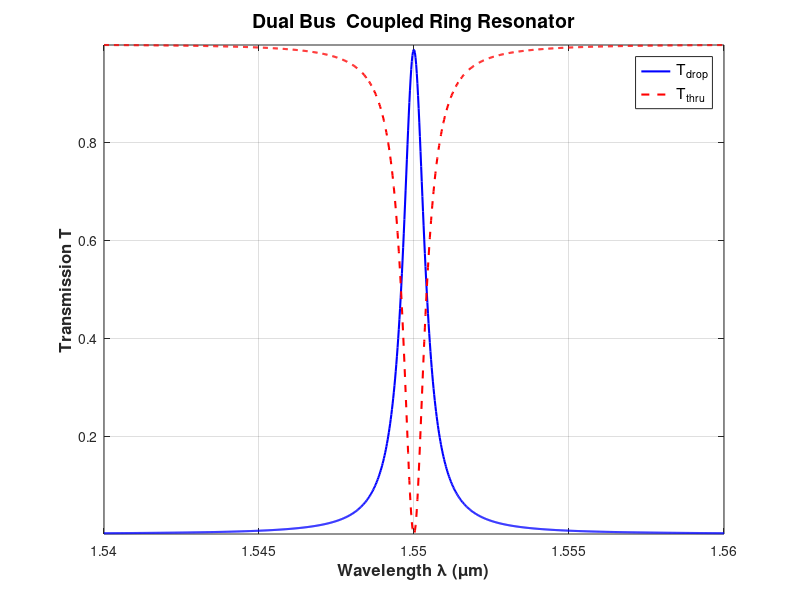

Write MATLAB code to recreate this figure.
clear; clc; close all;

a = 0.22;
R = 2.8876;
L = R*2*pi;
n0 = 1;
n1 = 2;
wave_range = linspace(1.54, 1.56, 1000);

% Parameters
y = 0.98;               % y = cos(kl)
z = sin(acos(y));       % z = sin(kl)

% Solve waveguide at each wavelength
N = length(wave_range);
beta_vec = zeros(1, N);
alpha_vec = zeros(1, N);

for i = 1:N
    lambda = wave_range(i);
    k = 2*pi/lambda;
    v = k*a*sqrt(n1^2 - n0^2);
    eq = @(b) v*sqrt(1-b) - atan(sqrt(b./(1-b)));
    b = fzero(eq, [0, 0.999]);
    ne = sqrt(n0^2 + b*(n1^2 - n0^2));
    beta = k*ne;
    beta_vec(i) = beta;
    kappa = sqrt(k^2*n1^2 - beta^2);
    sigma = sqrt(beta^2 - k^2*n0^2);

    % Marcus Approx
    alpha = 0.5*(sigma^2 / (beta*(sigma*a+1)) * kappa^2 / (k^2*(n1^2-n0^2)) ...
        * exp(2*sigma*a) * exp(-2*beta*R*atanh(sigma/beta) + 2*R*sigma));
    alpha_vec(i) = alpha;
end

T_drop = zeros(1, N);
T_thru = zeros(1, N);

for i = 1:N
    Delta = exp(-1j*beta_vec(i)*L/2) * exp(-alpha_vec(i)*L/2);
    denominator = 1- y^2*Delta^2;

    T_drop(i) = z^4 * abs(Delta)^2 / abs(denominator)^2;
    T_thru(i) = y^2 * abs(1 - Delta^2)^2 / abs(denominator)^2;
end

figure;
plot(wave_range, T_drop, 'b-', 'LineWidth', 1.5); hold on;
plot(wave_range, T_thru, 'r--', 'LineWidth', 1.5);
xlabel('Wavelength \lambda (\mum)', 'FontSize', 12, 'FontWeight', 'bold');
ylabel('Transmission T', 'FontSize', 12, 'FontWeight', 'bold');
legend('T_{drop}', 'T_{thru}', 'Location', 'best', 'FontSize', 11);
title('Dual Bus  Coupled Ring Resonator', 'FontSize', 14);
grid on;
axis tight;
